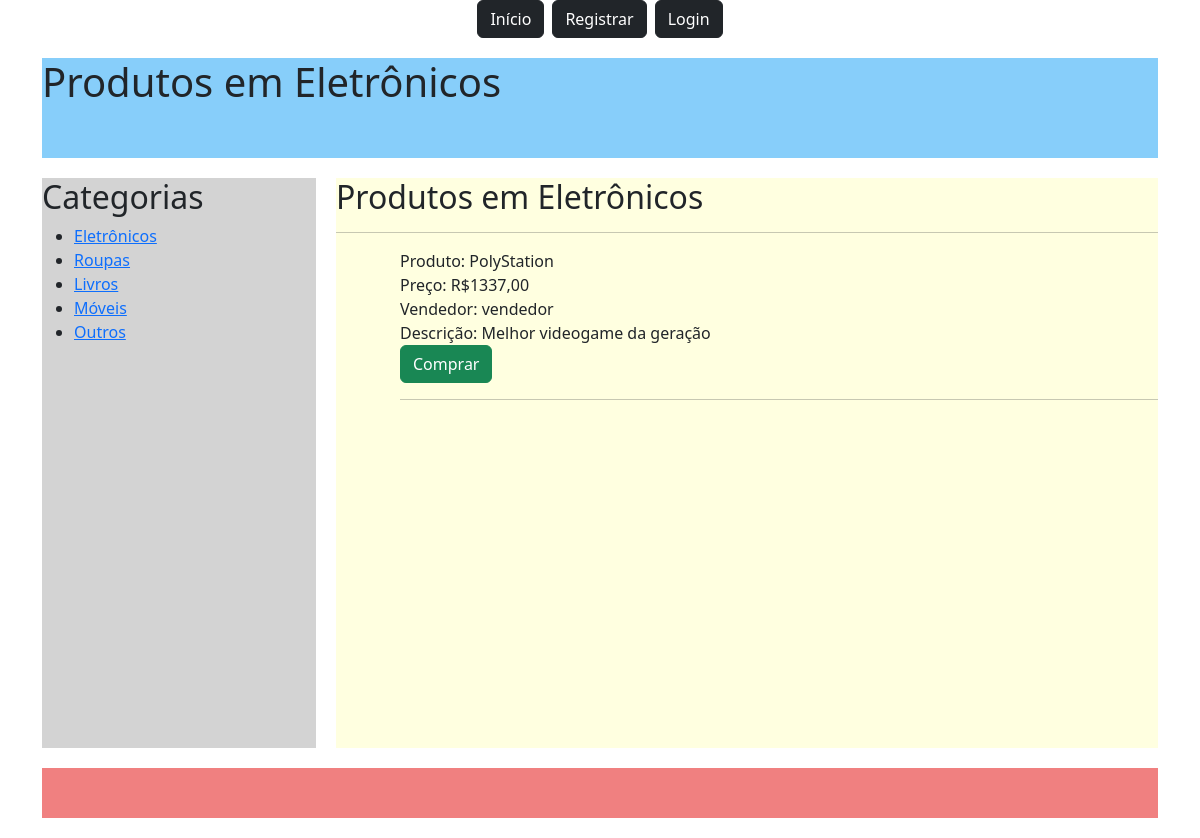
The app's page /produtos/Eletrônicos/, older data.
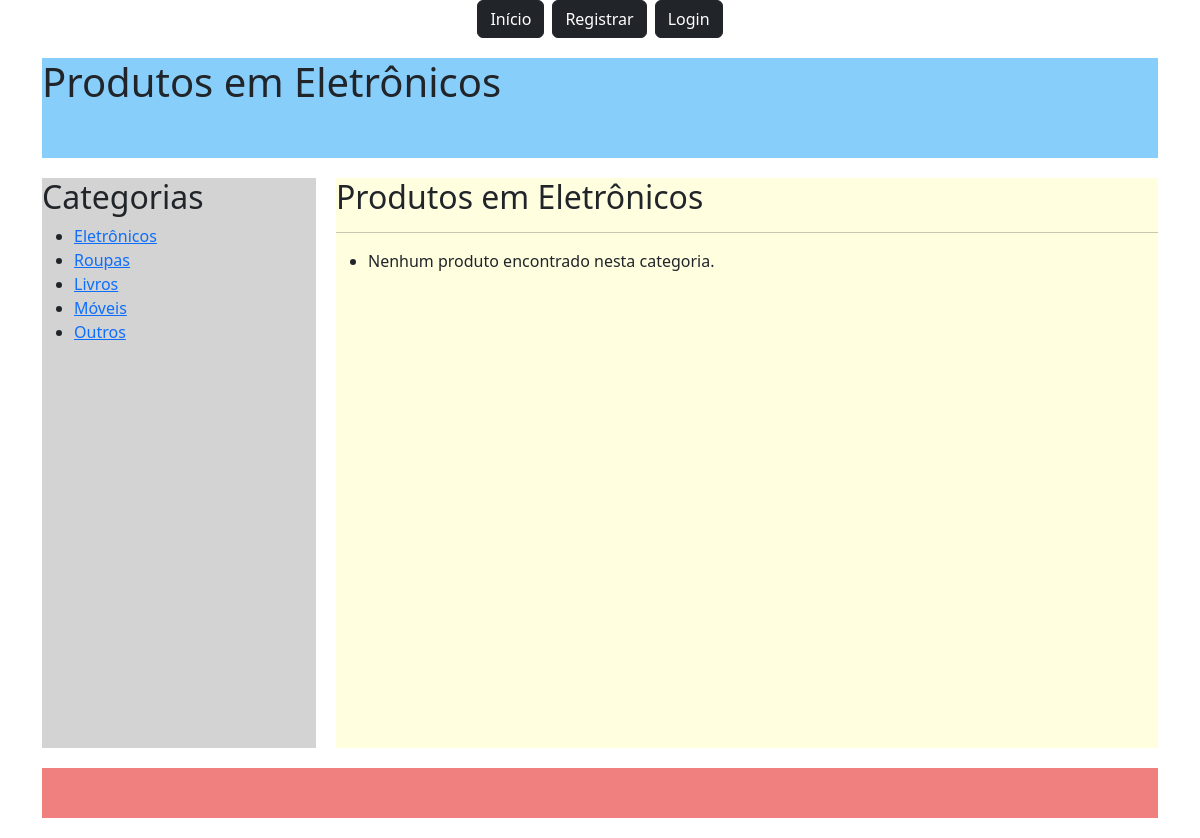
The same page, newer data.
### produtos/models.py (models this page shows, shortened)
class Produto(models.Model):
    id = models.AutoField(primary_key=True)
    nome = models.CharField(max_length=100,help_text="Nome do produto")
    vendedor = models.ForeignKey(User, on_delete=models.CASCADE, help_text="Vendedor do produto")
    categoria = models.CharField(max_length=100,choices=Categoria.choices,default=Categoria.OUTROS,help_text="Categoria do produto")
    preco = models.DecimalField(max_digits=16, decimal_places=2,help_text="Preço do produto")
    foto = models.ImageField(upload_to='fotos_produtos/', null=True, blank=True, help_text="Foto do produto")
    descricao = models.TextField(help_text="Descrição do produto")

### main/views.py (the view)
class PaginaCategoria(View):
    def get(self, request, categoria, *args, **kwargs):
        categorias_choices = Categoria.choices
        categoria_atual_label = None
        for cat in categorias_choices:
            if cat[1] == categoria:
                categoria_atual_label = cat[0]
                break
        produtos = Produto.objects.filter(categoria=categoria_atual_label)
        contexto = {'produtos': produtos, 'categorias': categorias_choices, 'categoria_atual_rotulo': categoria}
        return render(request, 'main/paginaCategoria.html', contexto)

### main/templates/main/paginaCategoria.html (shortened to what this page needs)
{% extends "main/base.html" %}
{% load static %}
{% block extra_header %}
    <link rel="stylesheet" href="{% static 'main/css/homepage.css' %}" />
{% endblock %}
{% block content %}
<div class="container">
    <div class="barra-superior">
        <h1>Produtos em {{ categoria_atual_rotulo }}</h1>
    </div>
    <div class="coluna-esquerda">
        <h2>Categorias</h2>
        <ul>
          {% for categoria in categorias %}
            <li><a href="{% url 'pagina_categoria' categoria=categoria.1 %}">{{ categoria.1 }}</a></li>
          {% endfor %}
        </ul>
    </div>
    <div class="coluna-direita">
        <h2>Produtos em {{ categoria_atual_rotulo }}</h2>
        <hr>
        <div class="produtos">
            <ul>
                {% for produto in produtos %}
                    <ul>
                        <div>Produto: {{ produto.nome }}</div>
                        <div>Preço: R${{ produto.preco }}</div>
                        <div>Vendedor: {{ produto.vendedor.username }}</div>
                        <div>Descrição: {{ produto.descricao }}</div>
                        <div class="botoes">
                            <a href="{% url 'comprador:produto_individual' pk=produto.id categoria=produto.categoria nome=produto.nome %}" class="btn btn-success">Comprar</a>
                        </div>
                        <hr>
                    </ul>
                {% empty %}
                    <li>Nenhum produto encontrado nesta categoria.</li>
                {% endfor %}
            </ul>
        </div>
    </div>
    <div class="rodape"></div>
</div>
{% endblock %}

Row changes from the older to the newer data that the page shows:
removed Produto: nome "PolyStation", preco "1337,00", vendedor.username "vendedor", descricao "Melhor videogame da geração"
Text that changed along with them:
text now shown: "Nenhum produto encontrado nesta categoria."
